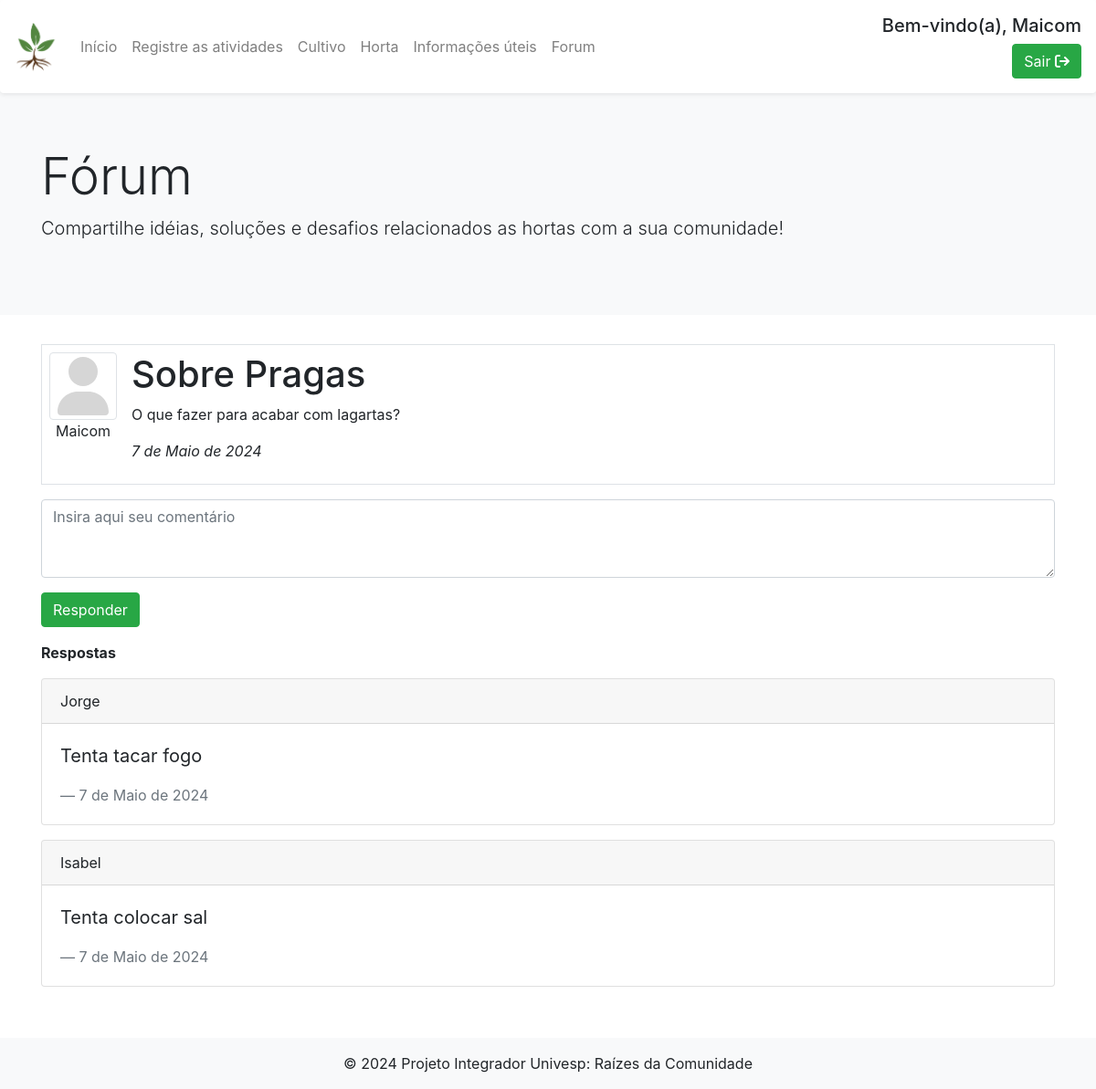
The page /authuser/forum/topico/9 (signed in) on the database as committed earlier.
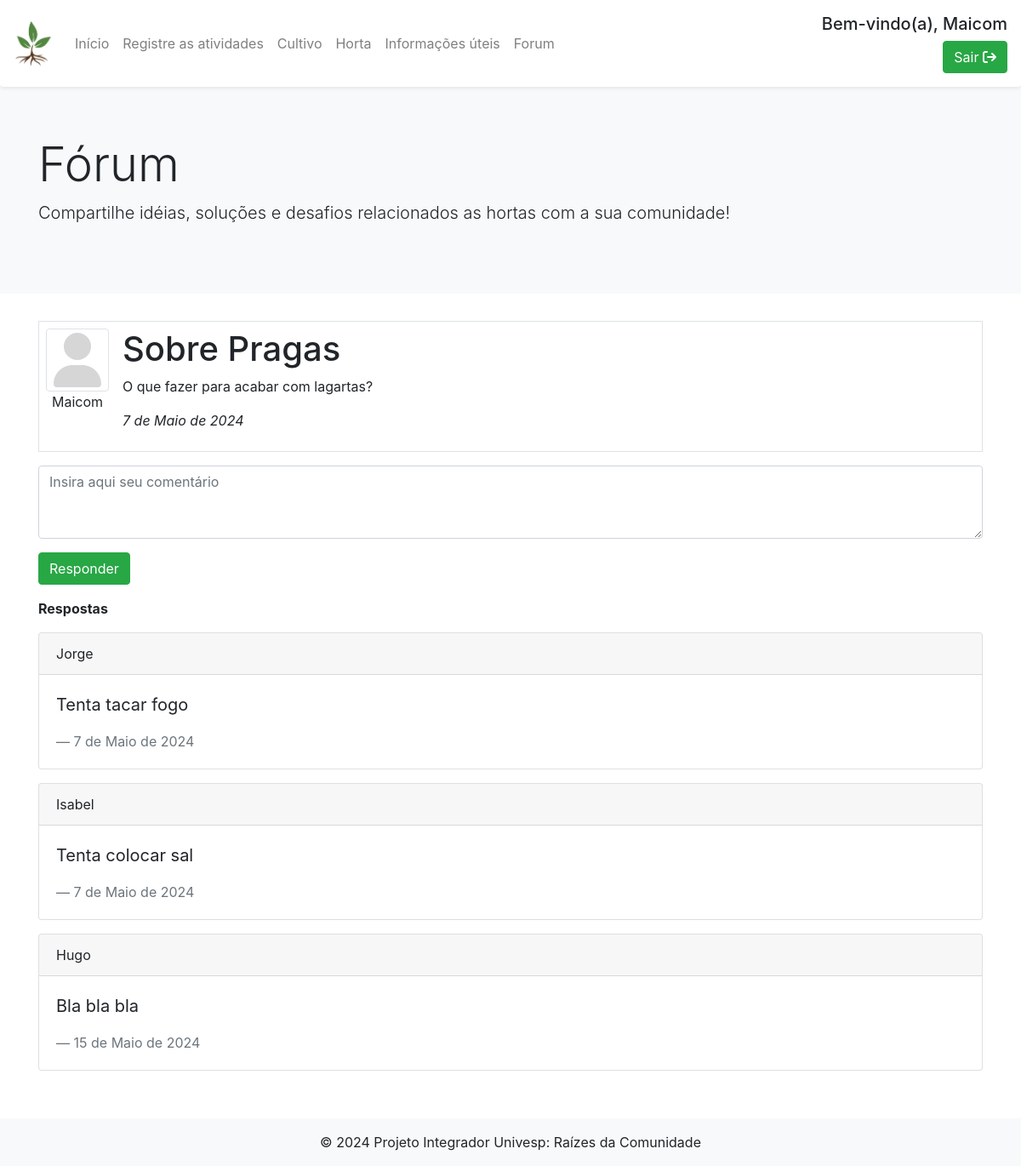
The same page on the database as committed later.
### app_forum/models.py (models this page shows)
class Comentario(models.Model):
    usuario = models.ForeignKey(User, on_delete=models.CASCADE)
    topico = models.ForeignKey(Topico, on_delete=models.CASCADE)
    data = models.DateField(auto_now_add=True)
    comentario = models.TextField(max_length=300)

### app_forum/views.py (the view)
# urls.py: path('forum/topico/<int:pk>', topico, name='topico'),
@login_required(login_url="/login/login")
def topico(request, pk):
    lista_comentários = {}
    nome_topico = get_object_or_404(Topico, pk=pk)
    try:
        lista_comentários = Comentario.objects.filter(topico=nome_topico)
        return render(request, "forum/topico.html", {'nome_topico': nome_topico, 'comentarios' : lista_comentários})
    except Comentario.DoesNotExist:
        return render(request, "forum/topico.html")

### templates/forum/topico.html (shortened to what this page needs)
{% extends 'base.html' %}
{% block conteudo %}
<div class="jumbotron jumbotron-fluid bg-light">
  <div class="container">
    <h1 class="display-4">Fórum</h1>
    <p class="lead">Compartilhe idéias, soluções e desafios relacionados as hortas com a sua comunidade!</p>
  </div>
</div>
<div class="container">
  <div class="media border p-2 mb-3">
    <div class="d-flex flex-column">
      <img class="img-thumbnail" src="/media/user-solid.svg" alt="imagem usuario">
      <span class="text-center">{{nome_topico.criador}}</span>
    </div>
    <div class="media-body ml-3">
      <h1>{{nome_topico.titulo}}</h1>
      <p>{{nome_topico.descricao}}</p>
      <p><em>{{nome_topico.data}}</em></p>
    </div>
  </div>
  <form action="{% url 'criar_comentario' topico_id=nome_topico.id %}" method="post">
    <textarea class="form-control" id="exampleFormControlTextarea1" rows="3" name="comentario" id="comentario" placeholder="Insira aqui seu comentário" required></textarea>
    <button type="submit" id="comentario" class="btn btn-success mt-3 mb-3">Responder</button>
  </form>
  {% if comentarios %}
    <p class="font-weight-bold">Respostas</p>
    {% for comentario in comentarios %}
    <div class="card mb-3">
      <div class="card-header">
        <span>{{comentario.usuario}}</span>
      </div>
      <div class="card-body">
        <blockquote class="blockquote mb-0">
          <p>{{comentario.comentario}}</p>
          <footer class="blockquote-footer">{{comentario.data}}</footer>
        </blockquote>
      </div>
    </div>
    {% endfor %}
  {% else %}
    <p>Insira um comentário</p>
  {% endif %}
{% endblock %}

Rows that differ between the two databases and show on the page:
added Comentario: usuario "Hugo", comentario "Bla bla bla", data "15 de Maio de 2024"
